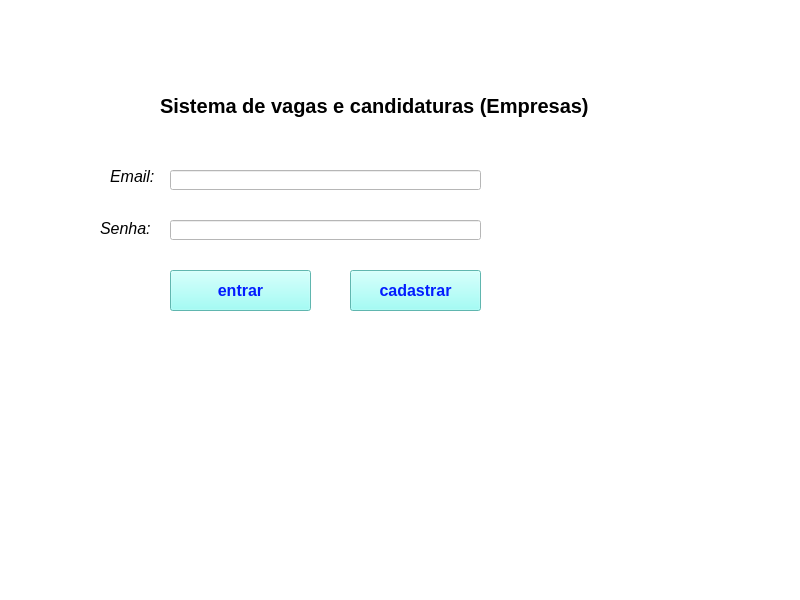
<?xml version="1.0" encoding="UTF-8"?>
<ui version="4.0">
 <class>MainWindow</class>
 <widget class="QMainWindow" name="MainWindow">
  <property name="geometry">
   <rect>
    <x>0</x>
    <y>0</y>
    <width>800</width>
    <height>600</height>
   </rect>
  </property>
  <property name="windowTitle">
   <string>MainWindow</string>
  </property>
  <property name="styleSheet">
   <string notr="true">background-color: rgb(255, 255, 255);</string>
  </property>
  <widget class="QWidget" name="centralwidget">
   <widget class="QLabel" name="label">
    <property name="geometry">
     <rect>
      <x>160</x>
      <y>90</y>
      <width>471</width>
      <height>31</height>
     </rect>
    </property>
    <property name="font">
     <font>
      <pointsize>15</pointsize>
      <weight>75</weight>
      <bold>true</bold>
     </font>
    </property>
    <property name="text">
     <string>Sistema de vagas e candidaturas (Empresas)</string>
    </property>
   </widget>
   <widget class="QLabel" name="label_2">
    <property name="geometry">
     <rect>
      <x>110</x>
      <y>170</y>
      <width>47</width>
      <height>13</height>
     </rect>
    </property>
    <property name="font">
     <font>
      <pointsize>12</pointsize>
      <italic>true</italic>
     </font>
    </property>
    <property name="text">
     <string>Email:</string>
    </property>
   </widget>
   <widget class="QLabel" name="label_3">
    <property name="geometry">
     <rect>
      <x>100</x>
      <y>220</y>
      <width>51</width>
      <height>16</height>
     </rect>
    </property>
    <property name="font">
     <font>
      <pointsize>12</pointsize>
      <italic>true</italic>
     </font>
    </property>
    <property name="text">
     <string>Senha:</string>
    </property>
   </widget>
   <widget class="QLineEdit" name="emailEmpresa">
    <property name="geometry">
     <rect>
      <x>170</x>
      <y>170</y>
      <width>311</width>
      <height>20</height>
     </rect>
    </property>
   </widget>
   <widget class="QLineEdit" name="senhaEmpresa">
    <property name="geometry">
     <rect>
      <x>170</x>
      <y>220</y>
      <width>311</width>
      <height>20</height>
     </rect>
    </property>
   </widget>
   <widget class="QPushButton" name="pbEntrarEmpresa">
    <property name="geometry">
     <rect>
      <x>170</x>
      <y>270</y>
      <width>141</width>
      <height>41</height>
     </rect>
    </property>
    <property name="font">
     <font>
      <pointsize>12</pointsize>
      <weight>75</weight>
      <bold>true</bold>
     </font>
    </property>
    <property name="styleSheet">
     <string notr="true">background-color: rgb(135, 255, 245);
color: rgb(3, 28, 255);</string>
    </property>
    <property name="text">
     <string>entrar</string>
    </property>
   </widget>
   <widget class="QPushButton" name="pbCadastrarEmpresa">
    <property name="geometry">
     <rect>
      <x>350</x>
      <y>270</y>
      <width>131</width>
      <height>41</height>
     </rect>
    </property>
    <property name="font">
     <font>
      <pointsize>12</pointsize>
      <weight>75</weight>
      <bold>true</bold>
     </font>
    </property>
    <property name="styleSheet">
     <string notr="true">background-color: rgb(135, 255, 245);
color: rgb(3, 28, 255);</string>
    </property>
    <property name="text">
     <string>cadastrar</string>
    </property>
   </widget>
   <widget class="QLabel" name="mensagemCadastroOuEntrar">
    <property name="geometry">
     <rect>
      <x>120</x>
      <y>350</y>
      <width>511</width>
      <height>16</height>
     </rect>
    </property>
    <property name="font">
     <font>
      <pointsize>10</pointsize>
      <weight>75</weight>
      <bold>true</bold>
     </font>
    </property>
    <property name="text">
     <string/>
    </property>
   </widget>
  </widget>
  <widget class="QMenuBar" name="menubar">
   <property name="geometry">
    <rect>
     <x>0</x>
     <y>0</y>
     <width>800</width>
     <height>21</height>
    </rect>
   </property>
  </widget>
  <widget class="QStatusBar" name="statusbar"/>
 </widget>
 <resources/>
 <connections/>
</ui>
